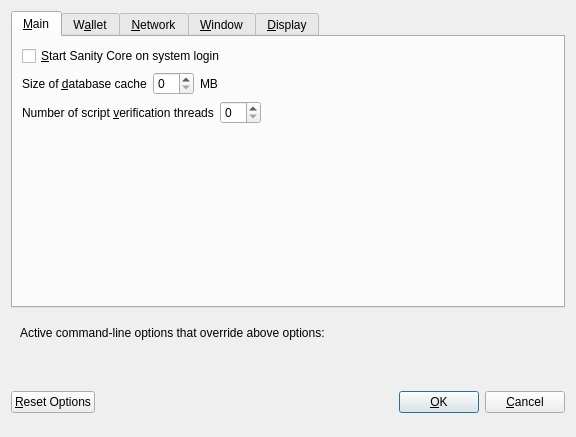
<?xml version="1.0" encoding="UTF-8"?>
<ui version="4.0">
 <class>OptionsDialog</class>
 <widget class="QDialog" name="OptionsDialog">
  <property name="geometry">
   <rect>
    <x>0</x>
    <y>0</y>
    <width>576</width>
    <height>402</height>
   </rect>
  </property>
  <property name="windowTitle">
   <string>Options</string>
  </property>
  <property name="modal">
   <bool>true</bool>
  </property>
  <layout class="QVBoxLayout" name="verticalLayout">
   <item>
    <widget class="QTabWidget" name="tabWidget">
     <property name="currentIndex">
      <number>0</number>
     </property>
     <widget class="QWidget" name="tabMain">
      <attribute name="title">
       <string>&amp;Main</string>
      </attribute>
      <layout class="QVBoxLayout" name="verticalLayout_Main">
       <item>
        <widget class="QCheckBox" name="bitcoinAtStartup">
         <property name="toolTip">
          <string>Automatically start Sanity Core after logging in to the system.</string>
         </property>
         <property name="text">
          <string>&amp;Start Sanity Core on system login</string>
         </property>
        </widget>
       </item>
       <item>
        <layout class="QHBoxLayout" name="horizontalLayout_2_Main">
         <item>
          <widget class="QLabel" name="databaseCacheLabel">
           <property name="text">
            <string>Size of &amp;database cache</string>
           </property>
           <property name="textFormat">
            <enum>Qt::PlainText</enum>
           </property>
           <property name="buddy">
            <cstring>databaseCache</cstring>
           </property>
          </widget>
         </item>
         <item>
          <widget class="QSpinBox" name="databaseCache"/>
         </item>
         <item>
          <widget class="QLabel" name="databaseCacheUnitLabel">
           <property name="text">
            <string>MB</string>
           </property>
           <property name="textFormat">
            <enum>Qt::PlainText</enum>
           </property>
          </widget>
         </item>
         <item>
          <spacer name="horizontalSpacer_2_Main">
           <property name="orientation">
            <enum>Qt::Horizontal</enum>
           </property>
           <property name="sizeHint" stdset="0">
            <size>
             <width>40</width>
             <height>20</height>
            </size>
           </property>
          </spacer>
         </item>
        </layout>
       </item>
       <item>
        <layout class="QHBoxLayout" name="horizontalLayout_3_Main">
         <item>
          <widget class="QLabel" name="threadsScriptVerifLabel">
           <property name="text">
            <string>Number of script &amp;verification threads</string>
           </property>
           <property name="textFormat">
            <enum>Qt::PlainText</enum>
           </property>
           <property name="buddy">
            <cstring>threadsScriptVerif</cstring>
           </property>
          </widget>
         </item>
         <item>
          <widget class="QSpinBox" name="threadsScriptVerif">
           <property name="toolTip">
            <string>(0 = auto, &lt;0 = leave that many cores free)</string>
           </property>
          </widget>
         </item>
         <item>
          <spacer name="horizontalSpacer_3_Main">
           <property name="orientation">
            <enum>Qt::Horizontal</enum>
           </property>
           <property name="sizeHint" stdset="0">
            <size>
             <width>40</width>
             <height>20</height>
            </size>
           </property>
          </spacer>
         </item>
        </layout>
       </item>
       <item>
        <spacer name="verticalSpacer_Main">
         <property name="orientation">
          <enum>Qt::Vertical</enum>
         </property>
         <property name="sizeHint" stdset="0">
          <size>
           <width>20</width>
           <height>40</height>
          </size>
         </property>
        </spacer>
       </item>
      </layout>
     </widget>
     <widget class="QWidget" name="tabWallet">
      <attribute name="title">
       <string>W&amp;allet</string>
      </attribute>
      <layout class="QVBoxLayout" name="verticalLayout_Wallet">
       <item>
        <widget class="QGroupBox" name="groupBox">
         <property name="title">
          <string>Expert</string>
         </property>
         <layout class="QVBoxLayout" name="verticalLayout_2">
          <item>
           <widget class="QCheckBox" name="coinControlFeatures">
            <property name="toolTip">
             <string>Whether to show coin control features or not.</string>
            </property>
            <property name="text">
             <string>Enable coin &amp;control features</string>
            </property>
           </widget>
          </item>
          <item>
           <widget class="QCheckBox" name="showMasternodesTab">
            <property name="toolTip">
             <string>Show additional tab listing all your masternodes in first sub-tab&lt;br/&gt;and all masternodes on the network in second sub-tab.</string>
            </property>
            <property name="text">
             <string>Show Masternodes Tab</string>
            </property>
           </widget>
          </item>
          <item>
           <widget class="QCheckBox" name="showAdvancedPSUI">
            <property name="toolTip">
             <string>Show additional information and buttons for PrivateSend on overview screen.</string>
            </property>
            <property name="text">
             <string>Enable advanced PrivateSend interface</string>
            </property>
           </widget>
          </item>
          <item>
           <widget class="QCheckBox" name="lowKeysWarning">
            <property name="toolTip">
             <string>Show warning dialog when PrivateSend detects that wallet has very low number of keys left.</string>
            </property>
            <property name="text">
             <string>Warn if PrivateSend is running out of keys</string>
            </property>
           </widget>
          </item>
          <item>
           <widget class="QCheckBox" name="privateSendMultiSession">
            <property name="toolTip">
             <string>Whether to use experimental PrivateSend mode with multiple mixing sessions per block.&lt;br/&gt;Note: You must use this feature carefully.&lt;br/&gt;Make sure you always have recent wallet (auto)backup in a safe place!</string>
            </property>
            <property name="text">
             <string>Enable PrivateSend &amp;multi-session</string>
            </property>
           </widget>
          </item>
          <item>
           <widget class="QCheckBox" name="spendZeroConfChange">
            <property name="toolTip">
             <string>If you disable the spending of unconfirmed change, the change from a transaction&lt;br/&gt;cannot be used until that transaction has at least one confirmation.&lt;br/&gt;This also affects how your balance is computed.</string>
            </property>
            <property name="text">
             <string>&amp;Spend unconfirmed change</string>
            </property>
           </widget>
          </item>
         </layout>
        </widget>
       </item>
       <item>
        <layout class="QHBoxLayout" name="horizontalLayout_4_Wallet">
         <item>
          <widget class="QLabel" name="label">
           <property name="toolTip">
            <string>This setting determines the amount of individual masternodes that an input will be anonymized through.&lt;br/&gt;More rounds of anonymization gives a higher degree of privacy, but also costs more in fees.</string>
           </property>
           <property name="text">
            <string>PrivateSend rounds to use</string>
           </property>
          </widget>
         </item>
         <item>
          <widget class="QSpinBox" name="privateSendRounds">
           <property name="minimum">
            <number>2</number>
           </property>
           <property name="maximum">
            <number>8</number>
           </property>
           <property name="value">
            <number>4</number>
           </property>
          </widget>
         </item>
        </layout>
       </item>
       <item>
        <layout class="QHBoxLayout" name="horizontalLayout">
         <item>
          <widget class="QLabel" name="label_2">
           <property name="toolTip">
            <string>This amount acts as a threshold to turn off PrivateSend once it's reached.</string>
           </property>
           <property name="statusTip">
            <string notr="true"/>
           </property>
           <property name="whatsThis">
            <string notr="true"/>
           </property>
           <property name="accessibleName">
            <string notr="true"/>
           </property>
           <property name="accessibleDescription">
            <string notr="true"/>
           </property>
           <property name="text">
            <string>Amount of Sanity to keep anonymized</string>
           </property>
          </widget>
         </item>
         <item>
          <widget class="QSpinBox" name="privateSendAmount">
           <property name="minimum">
            <number>2</number>
           </property>
           <property name="maximum">
            <number>2000</number>
           </property>
           <property name="singleStep">
            <number>10</number>
           </property>
           <property name="value">
            <number>1000</number>
           </property>
          </widget>
         </item>
        </layout>
       </item>
       <item>
        <spacer name="verticalSpacer_Wallet">
         <property name="orientation">
          <enum>Qt::Vertical</enum>
         </property>
         <property name="sizeHint" stdset="0">
          <size>
           <width>20</width>
           <height>40</height>
          </size>
         </property>
        </spacer>
       </item>
      </layout>
     </widget>
     <widget class="QWidget" name="tabNetwork">
      <attribute name="title">
       <string>&amp;Network</string>
      </attribute>
      <layout class="QVBoxLayout" name="verticalLayout_Network">
       <item>
        <widget class="QCheckBox" name="mapPortUpnp">
         <property name="toolTip">
          <string>Automatically open the Sanity Core client port on the router. This only works when your router supports UPnP and it is enabled.</string>
         </property>
         <property name="text">
          <string>Map port using &amp;UPnP</string>
         </property>
        </widget>
       </item>
       <item>
        <widget class="QCheckBox" name="allowIncoming">
         <property name="toolTip">
          <string>Accept connections from outside</string>
         </property>
         <property name="text">
          <string>Allow incoming connections</string>
         </property>
        </widget>
       </item>
       <item>
        <widget class="QCheckBox" name="connectSocks">
         <property name="toolTip">
          <string>Connect to the Sanity network through a SOCKS5 proxy.</string>
         </property>
         <property name="text">
          <string>&amp;Connect through SOCKS5 proxy (default proxy):</string>
         </property>
        </widget>
       </item>
       <item>
        <layout class="QHBoxLayout" name="horizontalLayout_1_Network">
         <item>
          <widget class="QLabel" name="proxyIpLabel">
           <property name="text">
            <string>Proxy &amp;IP:</string>
           </property>
           <property name="textFormat">
            <enum>Qt::PlainText</enum>
           </property>
           <property name="buddy">
            <cstring>proxyIp</cstring>
           </property>
          </widget>
         </item>
         <item>
          <widget class="QValidatedLineEdit" name="proxyIp">
           <property name="minimumSize">
            <size>
             <width>140</width>
             <height>0</height>
            </size>
           </property>
           <property name="maximumSize">
            <size>
             <width>140</width>
             <height>16777215</height>
            </size>
           </property>
           <property name="toolTip">
            <string>IP address of the proxy (e.g. IPv4: 127.0.0.1 / IPv6: ::1)</string>
           </property>
          </widget>
         </item>
         <item>
          <widget class="QLabel" name="proxyPortLabel">
           <property name="text">
            <string>&amp;Port:</string>
           </property>
           <property name="textFormat">
            <enum>Qt::PlainText</enum>
           </property>
           <property name="buddy">
            <cstring>proxyPort</cstring>
           </property>
          </widget>
         </item>
         <item>
          <widget class="QLineEdit" name="proxyPort">
           <property name="minimumSize">
            <size>
             <width>55</width>
             <height>0</height>
            </size>
           </property>
           <property name="maximumSize">
            <size>
             <width>55</width>
             <height>16777215</height>
            </size>
           </property>
           <property name="toolTip">
            <string>Port of the proxy (e.g. 9050)</string>
           </property>
          </widget>
         </item>
         <item>
          <spacer name="horizontalSpacer_1_Network">
           <property name="orientation">
            <enum>Qt::Horizontal</enum>
           </property>
           <property name="sizeHint" stdset="0">
            <size>
             <width>40</width>
             <height>20</height>
            </size>
           </property>
          </spacer>
         </item>
        </layout>
       </item>
       <item>
        <layout class="QHBoxLayout" name="horizontalLayout_2_Network">
         <item>
          <widget class="QLabel" name="proxyActiveNets">
           <property name="text">
            <string>Used for reaching peers via:</string>
           </property>
           <property name="textFormat">
            <enum>Qt::PlainText</enum>
           </property>
          </widget>
         </item>
         <item>
          <widget class="QCheckBox" name="proxyReachIPv4">
           <property name="enabled">
            <bool>false</bool>
           </property>
           <property name="toolTip">
            <string>Shows, if the supplied default SOCKS5 proxy is used to reach peers via this network type.</string>
           </property>
           <property name="text">
            <string/>
           </property>
          </widget>
         </item>
         <item>
          <widget class="QLabel" name="proxyReachIPv4Label">
           <property name="text">
            <string>IPv4</string>
           </property>
           <property name="textFormat">
            <enum>Qt::PlainText</enum>
           </property>
          </widget>
         </item>
         <item>
          <widget class="QCheckBox" name="proxyReachIPv6">
           <property name="enabled">
            <bool>false</bool>
           </property>
           <property name="toolTip">
            <string>Shows, if the supplied default SOCKS5 proxy is used to reach peers via this network type.</string>
           </property>
           <property name="text">
            <string/>
           </property>
          </widget>
         </item>
         <item>
          <widget class="QLabel" name="proxyReachIPv6Label">
           <property name="text">
            <string>IPv6</string>
           </property>
           <property name="textFormat">
            <enum>Qt::PlainText</enum>
           </property>
          </widget>
         </item>
         <item>
          <widget class="QCheckBox" name="proxyReachTor">
           <property name="enabled">
            <bool>false</bool>
           </property>
           <property name="toolTip">
            <string>Shows, if the supplied default SOCKS5 proxy is used to reach peers via this network type.</string>
           </property>
           <property name="text">
            <string/>
           </property>
          </widget>
         </item>
         <item>
          <widget class="QLabel" name="proxyReachTorLabel">
           <property name="text">
            <string>Tor</string>
           </property>
           <property name="textFormat">
            <enum>Qt::PlainText</enum>
           </property>
          </widget>
         </item>
         <item>
          <spacer name="horizontalSpacer_2_Network">
           <property name="orientation">
            <enum>Qt::Horizontal</enum>
           </property>
           <property name="sizeHint" stdset="0">
            <size>
             <width>40</width>
             <height>20</height>
            </size>
           </property>
          </spacer>
         </item>
        </layout>
       </item>
       <item>
        <widget class="QCheckBox" name="connectSocksTor">
         <property name="toolTip">
          <string>Connect to the Sanity network through a separate SOCKS5 proxy for Tor hidden services.</string>
         </property>
         <property name="text">
          <string>Use separate SOCKS5 proxy to reach peers via Tor hidden services:</string>
         </property>
        </widget>
       </item>
       <item>
        <layout class="QHBoxLayout" name="horizontalLayout_3_Network">
         <item>
          <widget class="QLabel" name="proxyIpTorLabel">
           <property name="text">
            <string>Proxy &amp;IP:</string>
           </property>
           <property name="textFormat">
            <enum>Qt::PlainText</enum>
           </property>
           <property name="buddy">
            <cstring>proxyIpTor</cstring>
           </property>
          </widget>
         </item>
         <item>
          <widget class="QValidatedLineEdit" name="proxyIpTor">
           <property name="minimumSize">
            <size>
             <width>140</width>
             <height>0</height>
            </size>
           </property>
           <property name="maximumSize">
            <size>
             <width>140</width>
             <height>16777215</height>
            </size>
           </property>
           <property name="toolTip">
            <string>IP address of the proxy (e.g. IPv4: 127.0.0.1 / IPv6: ::1)</string>
           </property>
          </widget>
         </item>
         <item>
          <widget class="QLabel" name="proxyPortTorLabel">
           <property name="text">
            <string>&amp;Port:</string>
           </property>
           <property name="textFormat">
            <enum>Qt::PlainText</enum>
           </property>
           <property name="buddy">
            <cstring>proxyPortTor</cstring>
           </property>
          </widget>
         </item>
         <item>
          <widget class="QLineEdit" name="proxyPortTor">
           <property name="minimumSize">
            <size>
             <width>55</width>
             <height>0</height>
            </size>
           </property>
           <property name="maximumSize">
            <size>
             <width>55</width>
             <height>16777215</height>
            </size>
           </property>
           <property name="toolTip">
            <string>Port of the proxy (e.g. 9050)</string>
           </property>
          </widget>
         </item>
         <item>
          <spacer name="horizontalSpacer_4_Network">
           <property name="orientation">
            <enum>Qt::Horizontal</enum>
           </property>
           <property name="sizeHint" stdset="0">
            <size>
             <width>40</width>
             <height>20</height>
            </size>
           </property>
          </spacer>
         </item>
        </layout>
       </item>
       <item>
        <spacer name="verticalSpacer_Network">
         <property name="orientation">
          <enum>Qt::Vertical</enum>
         </property>
         <property name="sizeHint" stdset="0">
          <size>
           <width>20</width>
           <height>40</height>
          </size>
         </property>
        </spacer>
       </item>
      </layout>
     </widget>
     <widget class="QWidget" name="tabWindow">
      <attribute name="title">
       <string>&amp;Window</string>
      </attribute>
      <layout class="QVBoxLayout" name="verticalLayout_Window">
       <item>
        <widget class="QCheckBox" name="hideTrayIcon">
         <property name="toolTip">
          <string>&amp;Hide the icon from the system tray.</string>
         </property>
         <property name="text">
          <string>Hide tray icon</string>
         </property>
        </widget>
       </item>
       <item>
        <widget class="QCheckBox" name="minimizeToTray">
         <property name="toolTip">
          <string>Show only a tray icon after minimizing the window.</string>
         </property>
         <property name="text">
          <string>&amp;Minimize to the tray instead of the taskbar</string>
         </property>
        </widget>
       </item>
       <item>
        <widget class="QCheckBox" name="minimizeOnClose">
         <property name="toolTip">
          <string>Minimize instead of exit the application when the window is closed. When this option is enabled, the application will be closed only after selecting Exit in the menu.</string>
         </property>
         <property name="text">
          <string>M&amp;inimize on close</string>
         </property>
        </widget>
       </item>
       <item>
        <spacer name="verticalSpacer_Window">
         <property name="orientation">
          <enum>Qt::Vertical</enum>
         </property>
         <property name="sizeHint" stdset="0">
          <size>
           <width>20</width>
           <height>40</height>
          </size>
         </property>
        </spacer>
       </item>
      </layout>
     </widget>
     <widget class="QWidget" name="tabDisplay">
      <attribute name="title">
       <string>&amp;Display</string>
      </attribute>
      <layout class="QVBoxLayout" name="verticalLayout_Display">
       <item>
        <layout class="QHBoxLayout" name="horizontalLayout_1_Display">
         <item>
          <widget class="QLabel" name="langLabel">
           <property name="text">
            <string>User Interface &amp;language:</string>
           </property>
           <property name="textFormat">
            <enum>Qt::PlainText</enum>
           </property>
           <property name="buddy">
            <cstring>lang</cstring>
           </property>
          </widget>
         </item>
         <item>
          <widget class="QValueComboBox" name="lang">
           <property name="toolTip">
            <string>The user interface language can be set here. This setting will take effect after restarting Sanity Core.</string>
           </property>
          </widget>
         </item>
        </layout>
       </item>
       <item>
        <widget class="QLabel" name="label_3">
         <property name="toolTip">
          <string notr="true"/>
         </property>
         <property name="statusTip">
          <string notr="true"/>
         </property>
         <property name="whatsThis">
          <string notr="true"/>
         </property>
         <property name="accessibleName">
          <string notr="true"/>
         </property>
         <property name="text">
          <string>Language missing or translation incomplete? Help contributing translations here:
https://www.transifex.com/projects/p/sanity/</string>
         </property>
         <property name="wordWrap">
          <bool>true</bool>
         </property>
         <property name="openExternalLinks">
          <bool>true</bool>
         </property>
         <property name="textInteractionFlags">
          <set>Qt::TextBrowserInteraction</set>
         </property>
        </widget>
       </item>
       <item>
        <layout class="QHBoxLayout" name="horizontalLayout_4_Display" stretch="0,0">
         <item>
          <widget class="QLabel" name="themeLabel">
           <property name="text">
            <string>User Interface Theme:</string>
           </property>
          </widget>
         </item>
         <item>
          <widget class="QValueComboBox" name="theme"/>
         </item>
        </layout>
       </item>
       <item>
        <widget class="Line" name="line">
         <property name="orientation">
          <enum>Qt::Horizontal</enum>
         </property>
        </widget>
       </item>
       <item>
        <layout class="QHBoxLayout" name="horizontalLayout_2_Display">
         <item>
          <widget class="QLabel" name="unitLabel">
           <property name="text">
            <string>&amp;Unit to show amounts in:</string>
           </property>
           <property name="textFormat">
            <enum>Qt::PlainText</enum>
           </property>
           <property name="buddy">
            <cstring>unit</cstring>
           </property>
          </widget>
         </item>
         <item>
          <widget class="QValueComboBox" name="unit">
           <property name="toolTip">
            <string>Choose the default subdivision unit to show in the interface and when sending coins.</string>
           </property>
          </widget>
         </item>
        </layout>
       </item>
       <item>
        <layout class="QHBoxLayout" name="horizontalLayout_5_Display">
         <item>
          <widget class="QLabel" name="digitsLabel">
           <property name="text">
            <string>Decimal digits</string>
           </property>
          </widget>
         </item>
         <item>
          <widget class="QValueComboBox" name="digits"/>
         </item>
        </layout>
       </item>
       <item>
        <layout class="QHBoxLayout" name="horizontalLayout_3_Display">
         <item>
          <widget class="QLabel" name="thirdPartyTxUrlsLabel">
           <property name="toolTip">
            <string>Third party URLs (e.g. a block explorer) that appear in the transactions tab as context menu items.&lt;br/&gt;%s in the URL is replaced by transaction hash. Multiple URLs are separated by vertical bar |.</string>
           </property>
           <property name="text">
            <string>Third party transaction URLs</string>
           </property>
           <property name="buddy">
            <cstring>thirdPartyTxUrls</cstring>
           </property>
          </widget>
         </item>
         <item>
          <widget class="QLineEdit" name="thirdPartyTxUrls">
           <property name="toolTip">
            <string>Third party URLs (e.g. a block explorer) that appear in the transactions tab as context menu items.&lt;br/&gt;%s in the URL is replaced by transaction hash. Multiple URLs are separated by vertical bar |.</string>
           </property>
          </widget>
         </item>
        </layout>
       </item>
       <item>
        <spacer name="verticalSpacer">
         <property name="orientation">
          <enum>Qt::Vertical</enum>
         </property>
         <property name="sizeHint" stdset="0">
          <size>
           <width>20</width>
           <height>40</height>
          </size>
         </property>
        </spacer>
       </item>
      </layout>
     </widget>
    </widget>
   </item>
   <item>
    <widget class="QFrame" name="frame">
     <layout class="QVBoxLayout" name="verticalLayout_Bottom">
      <item>
       <layout class="QHBoxLayout" name="horizontalLayout_Bottom">
        <item>
         <widget class="QLabel" name="overriddenByCommandLineInfoLabel">
          <property name="text">
           <string>Active command-line options that override above options:</string>
          </property>
          <property name="textFormat">
           <enum>Qt::PlainText</enum>
          </property>
         </widget>
        </item>
        <item>
         <spacer name="horizontalSpacer_Bottom">
          <property name="orientation">
           <enum>Qt::Horizontal</enum>
          </property>
          <property name="sizeHint" stdset="0">
           <size>
            <width>40</width>
            <height>20</height>
           </size>
          </property>
         </spacer>
        </item>
       </layout>
      </item>
      <item>
       <widget class="QLabel" name="overriddenByCommandLineLabel">
        <property name="text">
         <string/>
        </property>
        <property name="textFormat">
         <enum>Qt::PlainText</enum>
        </property>
        <property name="wordWrap">
         <bool>true</bool>
        </property>
       </widget>
      </item>
     </layout>
    </widget>
   </item>
   <item>
    <layout class="QHBoxLayout" name="horizontalLayout_Buttons">
     <item>
      <widget class="QPushButton" name="resetButton">
       <property name="toolTip">
        <string>Reset all client options to default.</string>
       </property>
       <property name="text">
        <string>&amp;Reset Options</string>
       </property>
       <property name="autoDefault">
        <bool>false</bool>
       </property>
      </widget>
     </item>
     <item>
      <spacer name="horizontalSpacer_1">
       <property name="orientation">
        <enum>Qt::Horizontal</enum>
       </property>
       <property name="sizeHint" stdset="0">
        <size>
         <width>40</width>
         <height>48</height>
        </size>
       </property>
      </spacer>
     </item>
     <item>
      <widget class="QLabel" name="statusLabel">
       <property name="minimumSize">
        <size>
         <width>200</width>
         <height>0</height>
        </size>
       </property>
       <property name="font">
        <font>
         <weight>75</weight>
         <bold>true</bold>
        </font>
       </property>
       <property name="text">
        <string/>
       </property>
       <property name="textFormat">
        <enum>Qt::PlainText</enum>
       </property>
       <property name="wordWrap">
        <bool>true</bool>
       </property>
      </widget>
     </item>
     <item>
      <spacer name="horizontalSpacer_2">
       <property name="orientation">
        <enum>Qt::Horizontal</enum>
       </property>
       <property name="sizeHint" stdset="0">
        <size>
         <width>40</width>
         <height>48</height>
        </size>
       </property>
      </spacer>
     </item>
     <item>
      <widget class="QPushButton" name="okButton">
       <property name="text">
        <string>&amp;OK</string>
       </property>
       <property name="autoDefault">
        <bool>false</bool>
       </property>
       <property name="default">
        <bool>true</bool>
       </property>
      </widget>
     </item>
     <item>
      <widget class="QPushButton" name="cancelButton">
       <property name="text">
        <string>&amp;Cancel</string>
       </property>
       <property name="autoDefault">
        <bool>false</bool>
       </property>
      </widget>
     </item>
    </layout>
   </item>
  </layout>
 </widget>
 <customwidgets>
  <customwidget>
   <class>QValidatedLineEdit</class>
   <extends>QLineEdit</extends>
   <header>qvalidatedlineedit.h</header>
  </customwidget>
  <customwidget>
   <class>QValueComboBox</class>
   <extends>QComboBox</extends>
   <header>qvaluecombobox.h</header>
  </customwidget>
 </customwidgets>
 <resources/>
 <connections/>
</ui>
